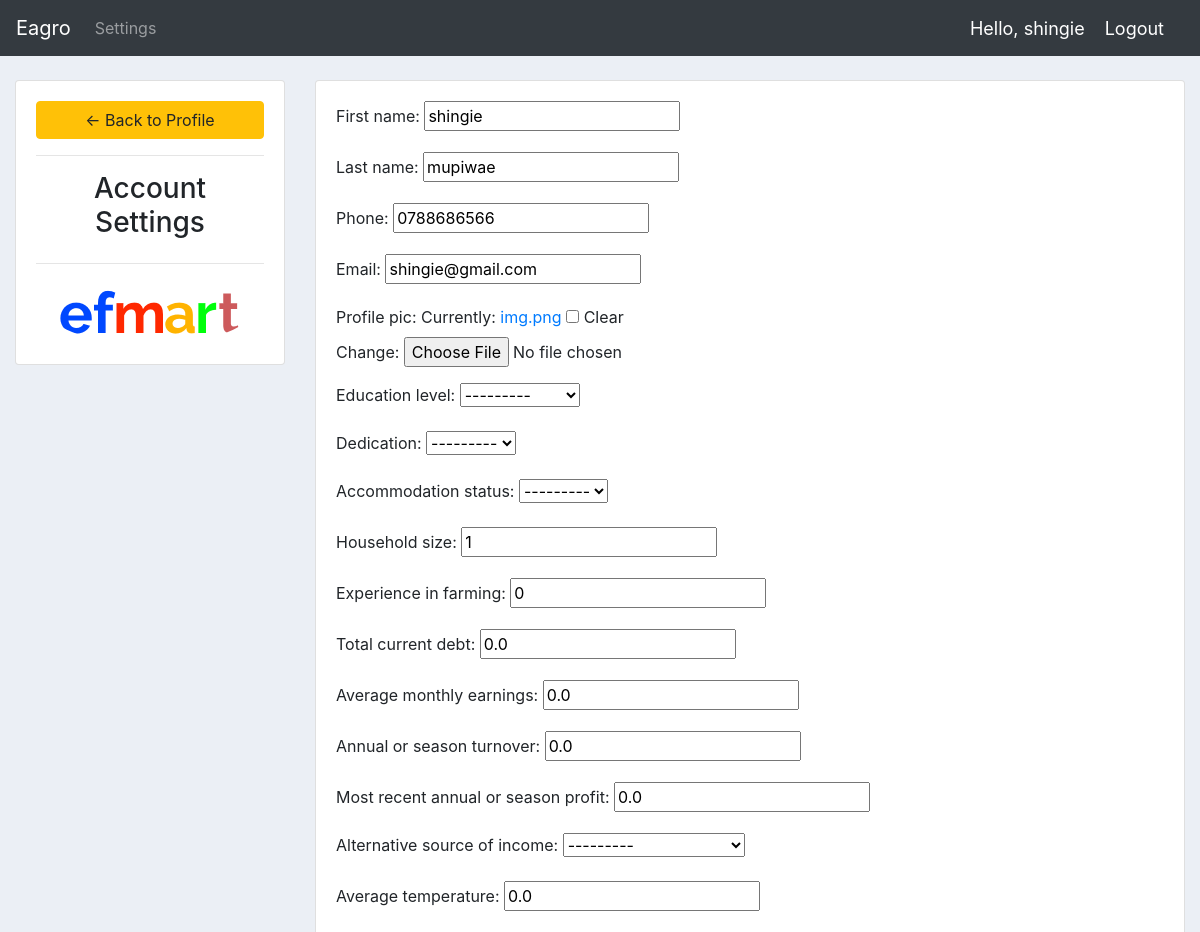
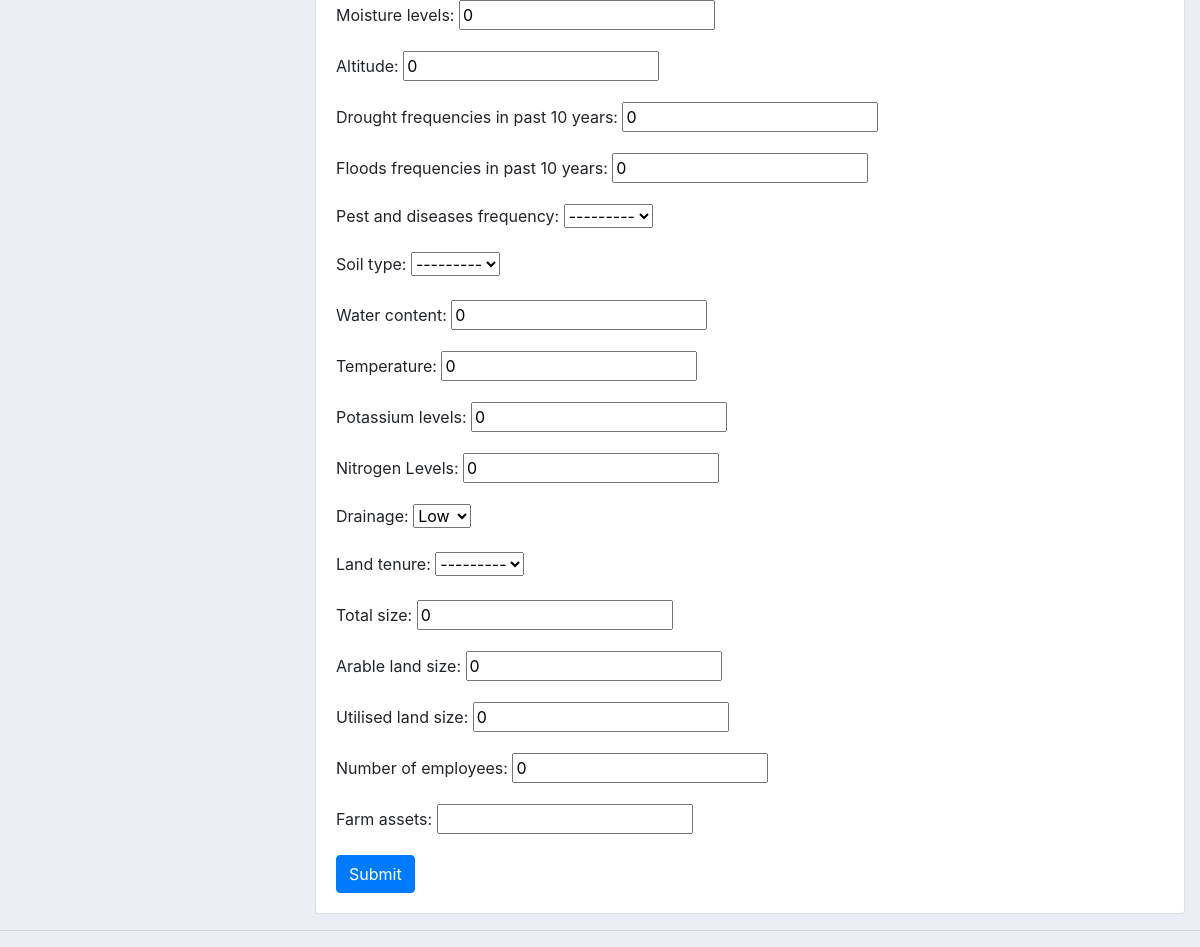
Page /account/ (signed in) on the committed database (2 pictures, top to bottom).
### accounts/models.py (models this page shows, shortened)
class Customer(models.Model):
    EDUCATION_CHOICES = (
        ('Graduated', 'Graduated'),
        ('A level', 'A level'),
        ('O level', 'O level'),
        ('Primary level', 'Primary level')
    )
    DEDICATION_CHOICES = (
        ('Full time', 'Full time'),
        ('Part time', 'Part time')
    )
    ACCOMMODATION_CHOICES = (
        ('Owner', 'Owner'),
        ('Renting', 'Renting'),
    )
    INCOME_CHOICES = (
        ('Salary', 'Salary'),
        ('Self employed', 'Self employed'),
        ('None', 'No Source of income')
    )
    DISEASES_CHOICES = (
        ('Low', 'Low'),
        ('Mild', 'Mild'),
        ('Severe', 'Severe')
    )
    DRAINAGE_CHOICES = (
        ('Low', 'Low'),
        ('High', 'High'),
    )
    SOIL_CHOICES = (
        ('Clay', 'Clay'),
        ('Loom', 'Loom'),
        ('Sand', 'Sand'),
    )
    LAND_CHOICES = (
        ('Owner', 'Owner'),
        ('Renting', 'Renting'),
    )
    user = models.OneToOneField(User, on_delete=models.CASCADE, blank=True, null=True)
    first_name = models.CharField(max_length=200, null=True)
    last_name = models.CharField(max_length=200, null=True)
    phone = models.CharField(max_length=200, null=True)
    email = models.CharField(max_length=200, null=True)
    profile_pic = models.ImageField(default="img.png", blank=True, null=True)
    date_created = models.DateTimeField(auto_now_add=True, null=True)
    education_level = models.CharField(max_length=20, null=True, choices=EDUCATION_CHOICES)
    dedication = models.CharField(max_length=20, null=True, choices=DEDICATION_CHOICES)
    accommodation_status = models.CharField(max_length=50, null=True, choices=ACCOMMODATION_CHOICES)
    household_size = models.IntegerField(default=1)
    experience_in_farming = models.PositiveIntegerField(default=0)
    total_current_debt = models.FloatField(default=0)
    average_monthly_earnings = models.FloatField(default=0)
    annual_or_season_turnover = models.FloatField(default=0)
    most_recent_annual_or_season_profit = models.FloatField(default=0)
    alternative_source_of_income = models.CharField(max_length=50, null=True, choices=INCOME_CHOICES)
    average_temperature = models.FloatField(default=0)
    moisture_levels = models.PositiveIntegerField(default=0)
    altitude = models.IntegerField(default=0)
    drought_frequencies_in_past_10_years = models.PositiveIntegerField(default=0)
    floods_frequencies_in_past_10_years = models.PositiveIntegerField(default=0)
    pest_and_diseases_frequency = models.CharField(max_length=20, null=True, choices=DISEASES_CHOICES)
    soil_type = models.CharField(max_length=20, choices=SOIL_CHOICES,null=True)
    water_content = models.PositiveIntegerField(default=0)
    temperature = models.IntegerField(default=0)
    potassium_levels = models.IntegerField(default=0)
    nitrogen_Levels = models.IntegerField(default=0)
    drainage = models.CharField(default=0,max_length=20, choices=DRAINAGE_CHOICES)
    land_tenure = models.CharField(max_length=50, choices=LAND_CHOICES ,null=True)
    total_size = models.IntegerField(default=0)
    arable_land_size = models.IntegerField(default=0)
    utilised_land_size = models.IntegerField(default=0)
    number_of_employees = models.IntegerField(default=0)
    farm_assets = models.CharField(max_length=20,null=True)

### accounts/decorators.py (the view)
        def wrapper_func(request, *args, **kwargs):
            group = None
            if request.user.groups.exists():
                group = request.user.groups.all()[0].name
            if group in allowed_roles:
                return view_func(request, *args, **kwargs)
            else:
                return HttpResponse('You are not authorised to view this page')

### accounts/forms.py
class CustomerForm(ModelForm):
    class Meta:
        model = Customer
        fields = '__all__'
        exclude = ['user']

### accounts/views.py (called while the page is built)
@login_required(login_url='login')
@allowed_users(allowed_roles=['customer'])
def accountSettings(request):
    customer = request.user.customer
    form = CustomerForm(instance=customer)
    if request.method == 'POST':
        form = CustomerForm(request.POST, request.FILES, instance=customer)
        if form.is_valid():
            form.save()
    context = {'form': form}
    return render(request, 'accounts/account_settings.html', context)

### accounts/templates/accounts/account_settings.html (shortened to what this page needs)
{%  extends 'accounts/main.html' %}
{% load static %}
{% block content %}
<br>
<div class="row">
	<div class="col-md-3">
		<div class="card card-body">
			<a class="btn btn-warning" href="{% url 'home' %}"> &#8592; Back to Profile</a>
			<hr>
			<h3 style="text-align: center">Account Settings</h3>
			<hr>
			<img class="profile-pic" src="{{request.user.customer.profile_pic.url}}" >
		</div>
	</div>
	<div class="col-md-9">
		<div class="card card-body">
			<form method="POST" action="" enctype="multipart/form-data">
				{{form.as_p}}
			<input class="btn btn-primary" type="submit" name="Update Information">
			</form>
		</div>
	</div>
</div>
{% endblock %}

### accounts/templates/accounts/main.html (shortened to what this page needs)
{% load static %}
<!DOCTYPE html>
<html>
<head>
    <link rel="stylesheet" href="https://stackpath.bootstrapcdn.com/bootstrap/4.3.1/css/bootstrap.min.css">
    <link rel="stylesheet" type="text/css" href=" {% static '/css/main.css' %}">
</head>
<body>
    {%  include 'accounts/navbar.html' %}
    <div class="container-fluid">
    {% block content %}
    {% endblock %}
    </div>
    <hr>
</body>
</html>

### accounts/templates/accounts/navbar.html (shortened to what this page needs)
{% load static %}
<nav class="navbar navbar-expand-lg navbar-dark bg-dark">
  <a class="navbar-brand" href="{% url 'home' %}">Eagro</a>
  <div class="collapse navbar-collapse" id="navbarNav">
    <ul class="navbar-nav">
      <li class="nav-item active">
        {% if request.user.is_staff %}
        <a class="nav-link" href="{% url 'home' %}">Dashboard</a>
      </li>
      <li class="nav-item">
        <a class="nav-link" href="{% url 'products' %}">Loans</a>
      </li>
      {% else %}
       <li class="nav-item">
        <a class="nav-link" href="{% url 'account' %}">Settings</a>
      </li>
      {% endif %}
    </ul>
  </div>
  <span class="hello-msg">Hello, {{ request.user }}</span>
  <span ><a class="hello-msg" href="{% url 'logout'%}">Logout</a></span>
</nav>

### static/css/main.css (style rules this page uses)
body { background-color: #ebeff5; }

### accounts/templates/accounts/navbar.html (style rules this page uses)
.hello-msg { font-size: 18px; color: #fff; margin-right: 20px; }

### accounts/templates/accounts/account_settings.html (style rules this page uses)
.profile-pic { max-width: 200px; max-height:200px; margin: 0 auto; border-radius: 50%; }

### rows in the picture
Customer: first_name "shingie", last_name "mupiwae", phone "0788686566", email "shingie@gmail.com", education_level "---------", dedication "---------", accommodation_status "---------", household_size "1", experience_in_farming "0", total_current_debt "0.0", average_monthly_earnings "0.0", annual_or_season_turnover "0.0", most_recent_annual_or_season_profit "0.0", alternative_source_of_income "---------", average_temperature "0.0", moisture_levels "0", altitude "0", drought_frequencies_in_past_10_years "0", floods_frequencies_in_past_10_years "0", pest_and_diseases_frequency "---------", soil_type "---------", water_content "0", temperature "0", potassium_levels "0", nitrogen_Levels "0", drainage "Low", land_tenure "---------", total_size "0", arable_land_size "0", utilised_land_size "0", number_of_employees "0"

### other values in the picture
{{ request.user }} "shingie"
